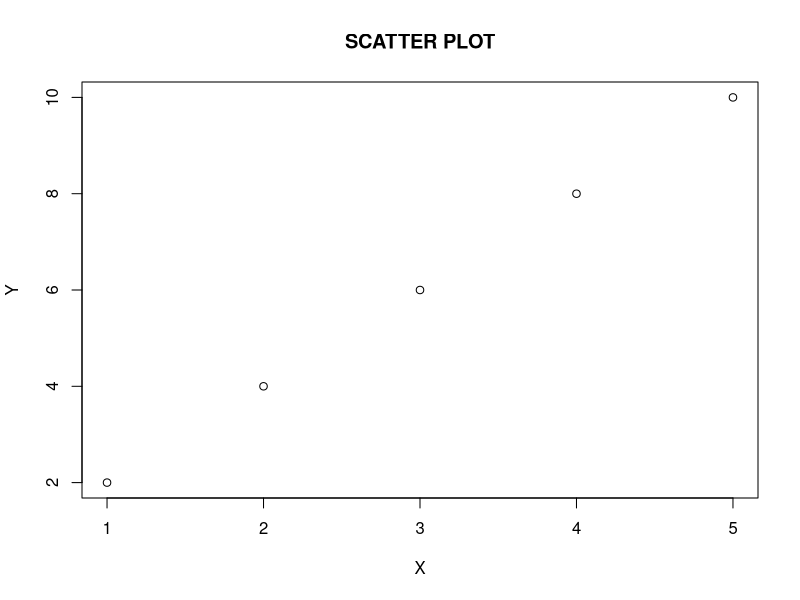
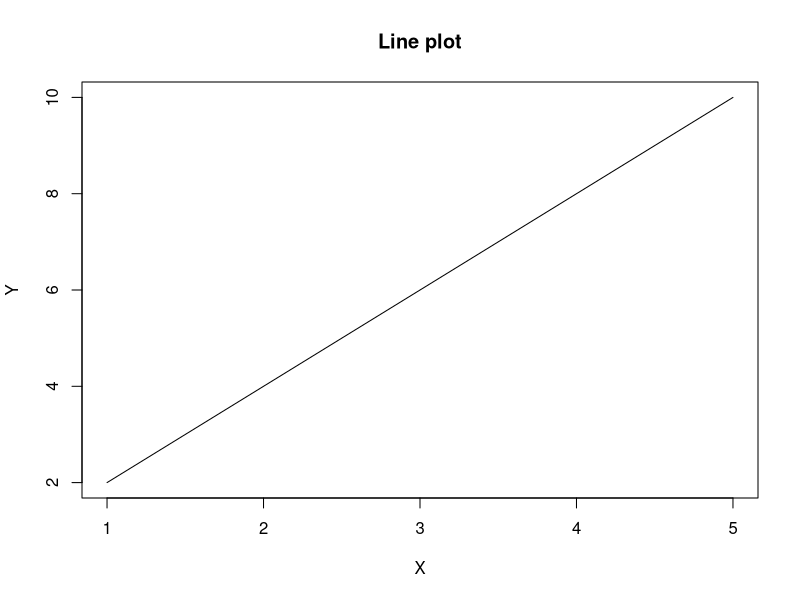
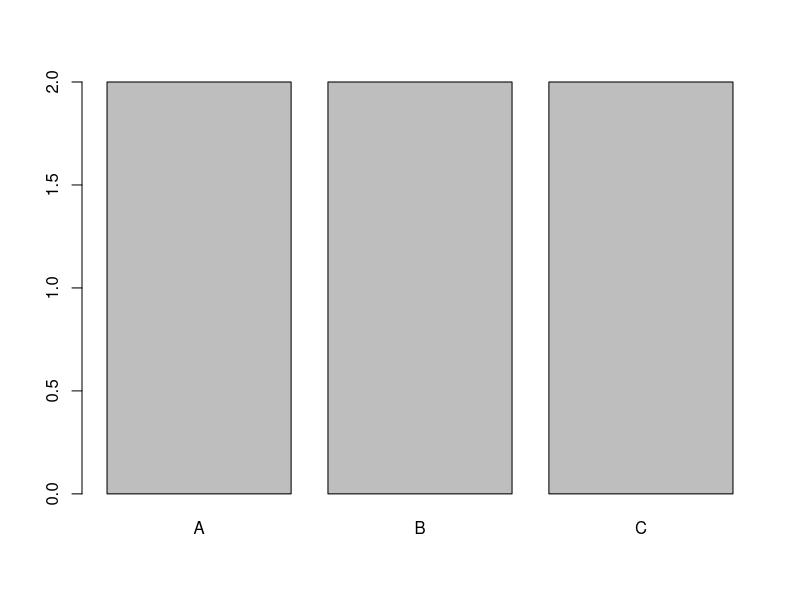
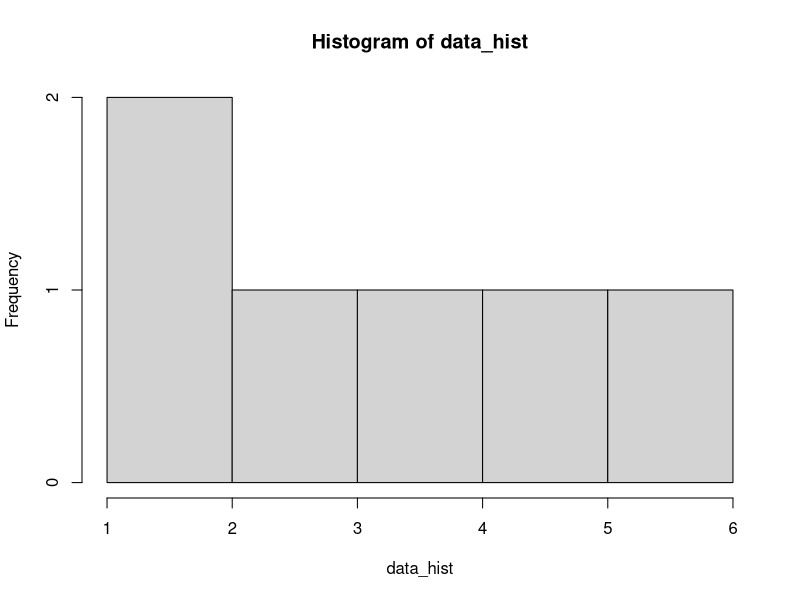
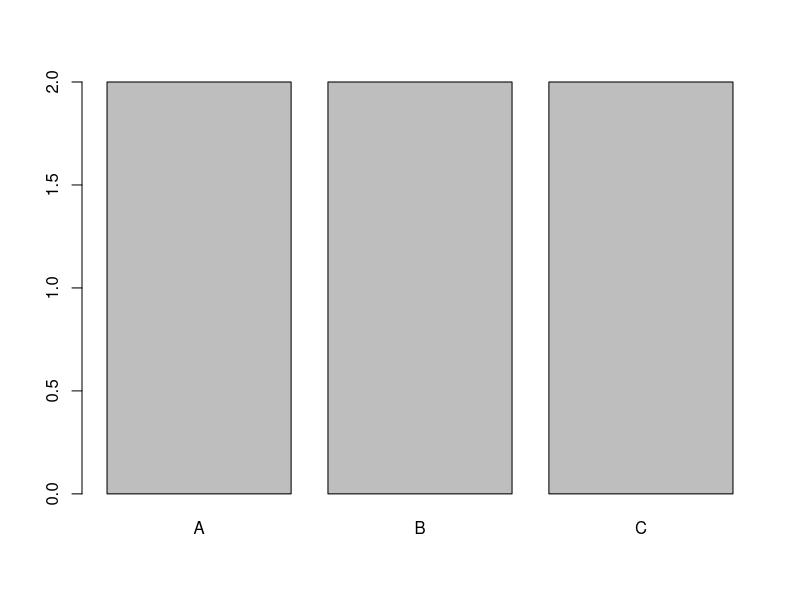
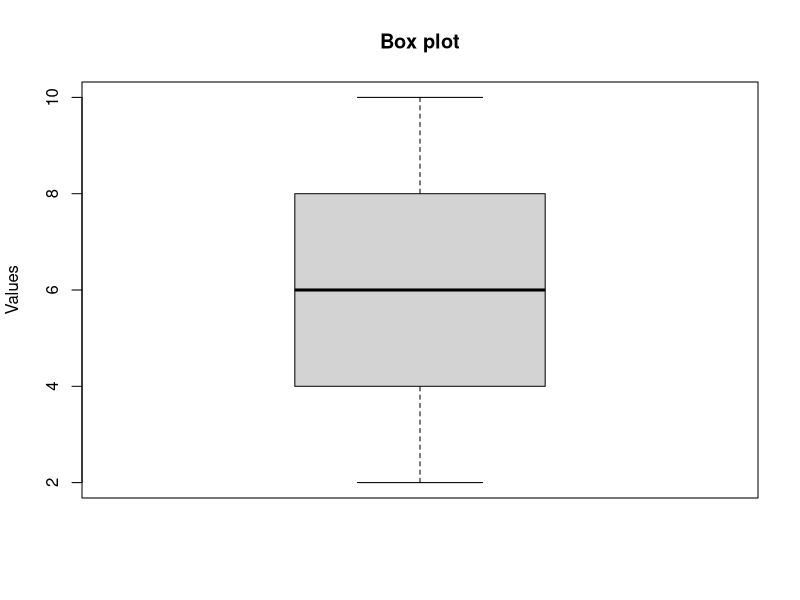
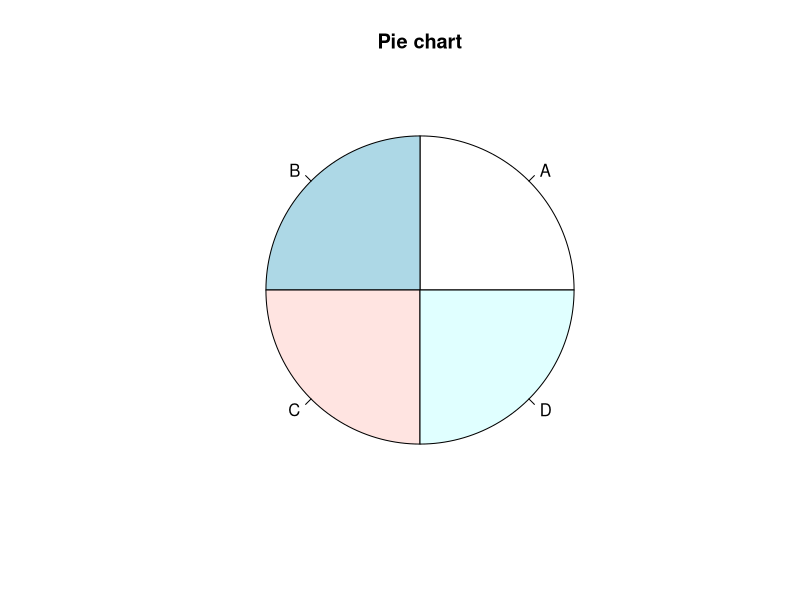
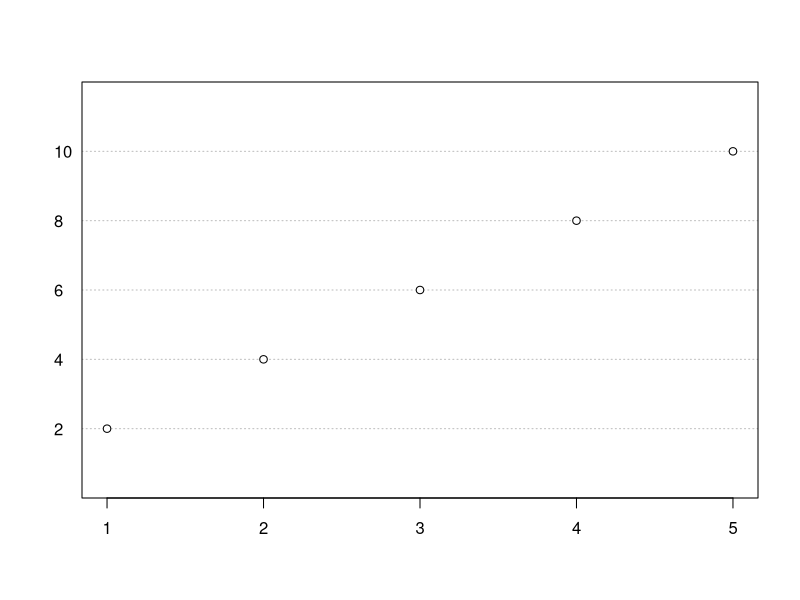

Reproduce these figures in R, in order.
#Scatter plot
x = c(1,2,3,4,5)
y <- c(2,4,6,8,10)
plot(x,y,main="SCATTER PLOT",xlab = "X",ylab = "Y")

#Line plot 
plot(x,y,type="l",main = "Line plot",xlab = "X",ylab ="Y")

#simple bar plot
categories <- c("A","B","C","A","B","C")
counts <-table(categories)
barplot(counts)

#Histogram plot
data_hist <- c(1,2,3,4,5,6)

hist(data_hist)


#simple bar plot
categories <- c("A","B","C")
barplot(counts)


#boxplot

my_data = c(2,4,6,8,10)
boxplot(my_data,main="Box plot",ylab = "Values")

#PIE CHART
x <- c(25,25,25,25)
y <- c("A","B","C","D")
pie(x,labels= y,main="Pie chart")


#dot chart
x = c(1,2,3,4,5)
y <- c(2,4,6,8,10)
dotchart(x,y)


# Install and load the corrplot package if you haven't already
install.packages("corrplot")
library(corrplot)

# Get the correlation matrix of the mtcars dataset
correlation_matrix <- cor(mtcars)

# Create a basic correlogram
corrplot(correlation_matrix)




# The Titanic dataset is already loaded in R
data("Titanic")

# Display the structure of the dataset
str(Titanic)

# Create a mosaic plot to visualize the relationship between Class and Survived
mosaicplot(Class ~ Survived, data = Titanic,
           main = "Survival on the Titanic by Passenger Class",
           xlab = "Passenger Class", ylab = "Survived")